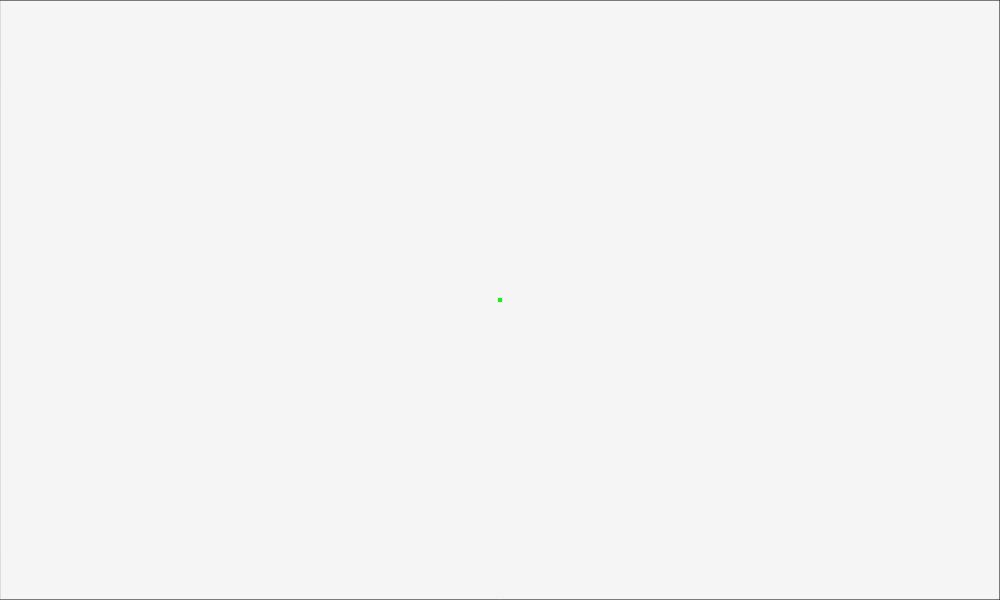
Frame 1 (no input)
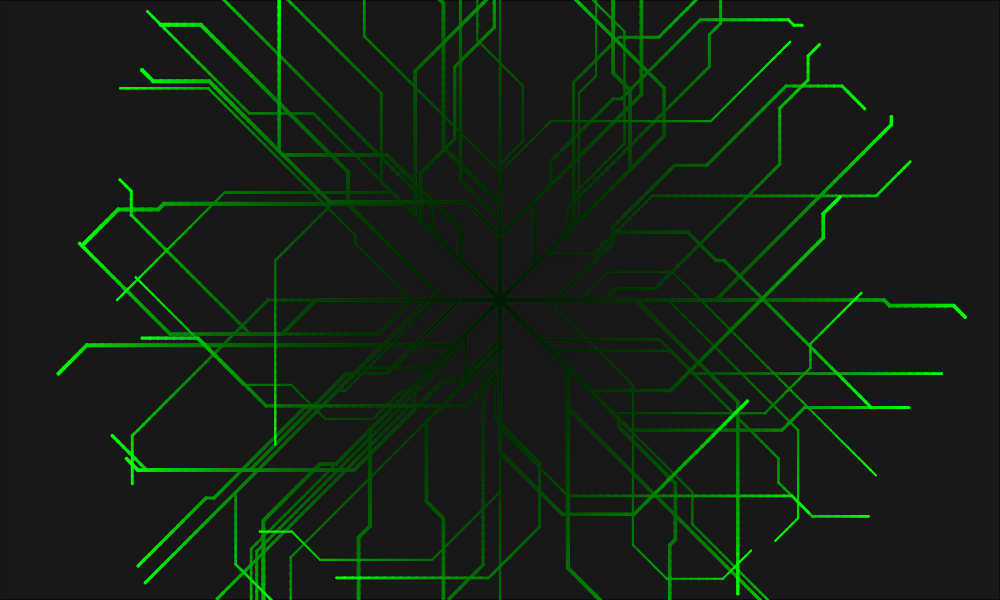
Frame 60 (no input)
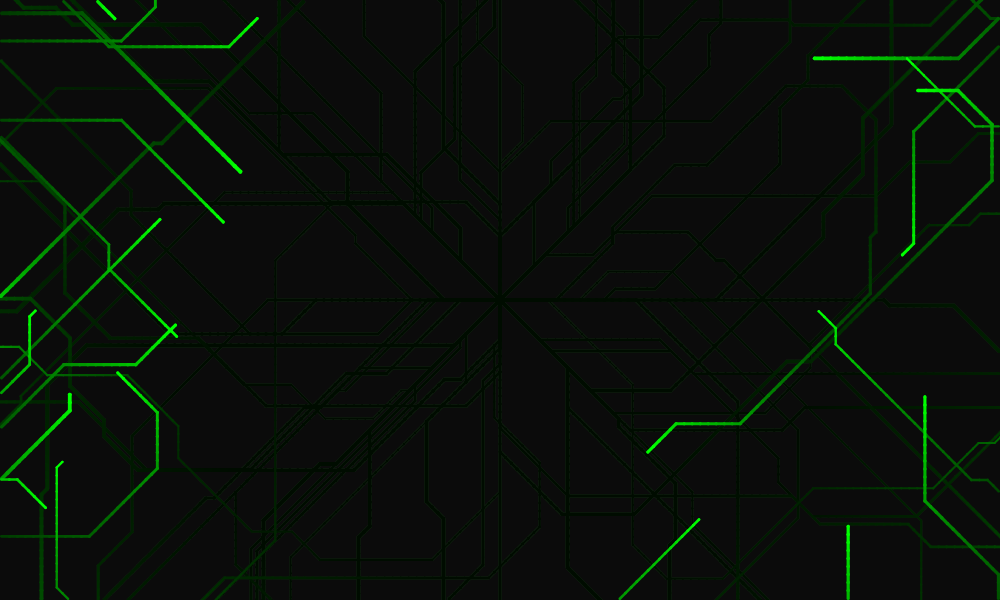
Frame 120 (the mouse pressed at the canvas centre since frame 60)

The p5.js sketch that drew these frames (run headless with seeded random() and noise() and a simulated clock; from frame 60 on, the mouse is pressed at the canvas centre):

// p5.js sketch
// ── sketch.js
var n = 70;
var guide;
var p = [];
function setup() {
  createCanvas(1000, 600);
  var vec1 = createVector(random(width), random(height));
  var vec2 = createVector(1, 1);
  guide = new photon(vec1, vec2);
  guide.col = color(255);
  guide.vel.mult(1.5);
  guide.radius = 10;

  for(var i = 0; i<n; i++){

    var dir = createVector(1, 0);
    dir.rotate(i * (float(PI/4)));
    var vec3 = createVector(width/2, height/2)
    var t = new photon(vec3, dir);
    t.col = color(0, 255, 0);
    t.focus = createVector(width,height);
    t.radius = 1 + random(1);
    // t.orbit = false;
  //  t.visible = 1 == (i & 1);
    t.focus = guide.pos;
    //t.vel.mult(0.5+random(1));
    p.push(t);
  }
}

function draw() {
  fill(0, 10);
  rect(0, 0, width, height);

  for(var i = 0; i< n; i++){
    var t = p[i];
    t.display();
    t.update();
  }
}

var photon = function(pos, dir){
  this.c = 8;
  this.radius = 1;
  this.old = pos;
  this.pos = pos;
  dir.normalize();
  dir.mult(this.c);
  this.vel = dir;
  this.col;
  this.focus;
  this.visible = true;
  this.countr = 0;
  this.countl = 0;
  this.countmin = 5;
  this.oneHit = false;

  this.update = function(){
    this.countr+=1;
    this.countl+=1;

    if(this.pos.x < this.radius){
      this.pos.x = this.radius;
      this.vel.x *= -1;
      this.visible = !(this.visible | this.oneHit);
    }
   if(this.pos.x > width-this.radius){
      this.pos.x = width - this.radius;
      this.vel.x *= -1;
      this.visible = !(this.visible | this.oneHit);
    }

  if(this.pos.y < this.radius){
    this.pos.y = this.radius;
    this.vel.y*=-1;
    this.visible = !(this.visible | this.oneHit);
  }
    if(this.pos.y > height - this.radius){
    this.pos.y = height - this.radius;
    this.vel.y*=-1;
    this.visible = !(this.visible | this.oneHit);
  }

  this.rnd = random(0, 1);

  if (this.rnd < 0.04 && this.countl > this.countmin) {
    this.vel.rotate(float(PI/4));
    this.countl = 0;
  }
  else if (this.rnd < 0.08 && this.countr > this.countmin) {
    this.vel.rotate(-(float(PI/4)));
    this.countr = 0;
  }
    this.old = createVector(pos.x,pos.y);
    this.pos.add(this.vel);

  }

  this.display = function(){
    if(this.visible){
      stroke(this.col);
      strokeWeight(this.radius*2);
      fill(this.col);
      line(this.old.x, this.old.y, this.pos.x, this.pos.y);
      noStroke();
      ellipse(this.pos.x, this.pos.y, this.radius*2, this.radius*2);
    }
  }

}
